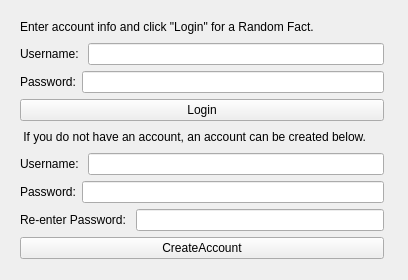
<?xml version="1.0" encoding="UTF-8"?>
<ui version="4.0">
 <class>MainWindow</class>
 <widget class="QMainWindow" name="MainWindow">
  <property name="geometry">
   <rect>
    <x>0</x>
    <y>0</y>
    <width>408</width>
    <height>280</height>
   </rect>
  </property>
  <property name="sizePolicy">
   <sizepolicy hsizetype="Fixed" vsizetype="Fixed">
    <horstretch>0</horstretch>
    <verstretch>0</verstretch>
   </sizepolicy>
  </property>
  <property name="minimumSize">
   <size>
    <width>408</width>
    <height>280</height>
   </size>
  </property>
  <property name="maximumSize">
   <size>
    <width>408</width>
    <height>280</height>
   </size>
  </property>
  <property name="windowTitle">
   <string>MainWindow</string>
  </property>
  <widget class="QWidget" name="centralWidget">
   <widget class="QWidget" name="verticalLayoutWidget">
    <property name="geometry">
     <rect>
      <x>9</x>
      <y>6</y>
      <width>386</width>
      <height>264</height>
     </rect>
    </property>
    <layout class="QVBoxLayout" name="verticalLayout">
     <item>
      <widget class="QLabel" name="label_2">
       <property name="text">
        <string>Enter account info and click &quot;Login&quot; for a Random Fact.</string>
       </property>
      </widget>
     </item>
     <item>
      <layout class="QHBoxLayout" name="horizontalLayout">
       <item>
        <widget class="QLabel" name="usernam_label">
         <property name="text">
          <string>Username: </string>
         </property>
        </widget>
       </item>
       <item>
        <widget class="QLineEdit" name="login_username"/>
       </item>
      </layout>
     </item>
     <item>
      <layout class="QHBoxLayout" name="horizontalLayout_3">
       <item>
        <widget class="QLabel" name="label_3">
         <property name="text">
          <string>Password:</string>
         </property>
        </widget>
       </item>
       <item>
        <widget class="QLineEdit" name="login_password">
         <property name="echoMode">
          <enum>QLineEdit::Password</enum>
         </property>
        </widget>
       </item>
      </layout>
     </item>
     <item>
      <widget class="QPushButton" name="login">
       <property name="text">
        <string>Login</string>
       </property>
      </widget>
     </item>
     <item>
      <widget class="QLabel" name="label">
       <property name="text">
        <string> If you do not have an account, an account can be created below.</string>
       </property>
      </widget>
     </item>
     <item>
      <layout class="QHBoxLayout" name="horizontalLayout_4">
       <item>
        <widget class="QLabel" name="label_4">
         <property name="text">
          <string>Username: </string>
         </property>
        </widget>
       </item>
       <item>
        <widget class="QLineEdit" name="create_username"/>
       </item>
      </layout>
     </item>
     <item>
      <layout class="QHBoxLayout" name="horizontalLayout_6">
       <item>
        <widget class="QLabel" name="label_5">
         <property name="text">
          <string>Password:</string>
         </property>
        </widget>
       </item>
       <item>
        <widget class="QLineEdit" name="create_password1">
         <property name="echoMode">
          <enum>QLineEdit::Password</enum>
         </property>
        </widget>
       </item>
      </layout>
     </item>
     <item>
      <layout class="QHBoxLayout" name="horizontalLayout_7">
       <item>
        <widget class="QLabel" name="label_6">
         <property name="text">
          <string>Re-enter Password: </string>
         </property>
        </widget>
       </item>
       <item>
        <widget class="QLineEdit" name="create_password2">
         <property name="echoMode">
          <enum>QLineEdit::Password</enum>
         </property>
        </widget>
       </item>
      </layout>
     </item>
     <item>
      <widget class="QPushButton" name="createaccount">
       <property name="text">
        <string>CreateAccount</string>
       </property>
      </widget>
     </item>
    </layout>
   </widget>
  </widget>
 </widget>
 <layoutdefault spacing="6" margin="11"/>
 <resources/>
 <connections/>
</ui>
